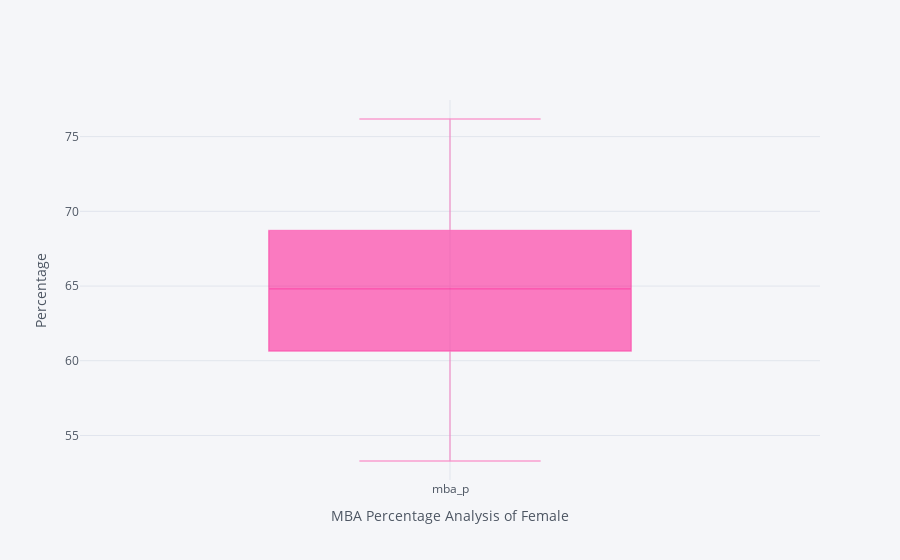

Notebook cell for this chart:
### Code cell
gd = data[data['gender']== 'F']
gd.iplot(kind='box',column=['mba_p'],color='pink',yTitle='Percentage',xTitle = 'MBA Percentage Analysis of Female',size=1)

### Figure 1 — Plotly figure (JSON) as saved in the notebook; plotly's stock layout.template omitted (floating-point values rounded to 4 significant figures)
{"data": [{"boxpoints": false, "line": {"width": 1.3}, "marker": {"color": "rgba(255, 0, 136, 0.35999999999999993)"}, "name": "mba_p", "orientation": "v", "type": "box", "y": [53.29, 65.04, 68.63, 64.66, 67.28, 64.08, 69.06, 68.81, 63.62, 65.33, 56.7, 58.32, 62.21, 72.78, 62.74, 55.47, 56.86, 66.72, 69.76, 69.7, 66.53, 71.63, 56.11, 62.98, 65.49, 65.56, 59.69, 59.24, 67, 64.27, 67.99, 62.35, 76.18, 64.36, 62.36, 68.03, 59.47, 64.44, 69.03, 57.31, 64.95, 61.31, 54.8, 63.08, 60.5, 71.49, 71, 73.33, 68.2, 58.4, 60.78, 67.13, 65.63, 61.58, 71.77, 64.08, 65.25, 65.52, 74.56, 58.79, 69.28, 59.32, 57.9, 70.81, 72.14, 57.29, 71.43, 62.93, 66.94, 62.5, 56.63, 69.71, 71.96, 67.69, 62.92, 60.23]}], "layout": {"legend": {"bgcolor": "#F5F6F9", "font": {"color": "#4D5663"}}, "paper_bgcolor": "#F5F6F9", "plot_bgcolor": "#F5F6F9", "title": {"font": {"color": "#4D5663"}}, "xaxis": {"gridcolor": "#E1E5ED", "showgrid": true, "tickfont": {"color": "#4D5663"}, "title": {"font": {"color": "#4D5663"}, "text": "MBA Percentage Analysis of Female"}, "zerolinecolor": "#E1E5ED"}, "yaxis": {"gridcolor": "#E1E5ED", "showgrid": true, "tickfont": {"color": "#4D5663"}, "title": {"font": {"color": "#4D5663"}, "text": "Percentage"}, "zerolinecolor": "#E1E5ED"}}}
